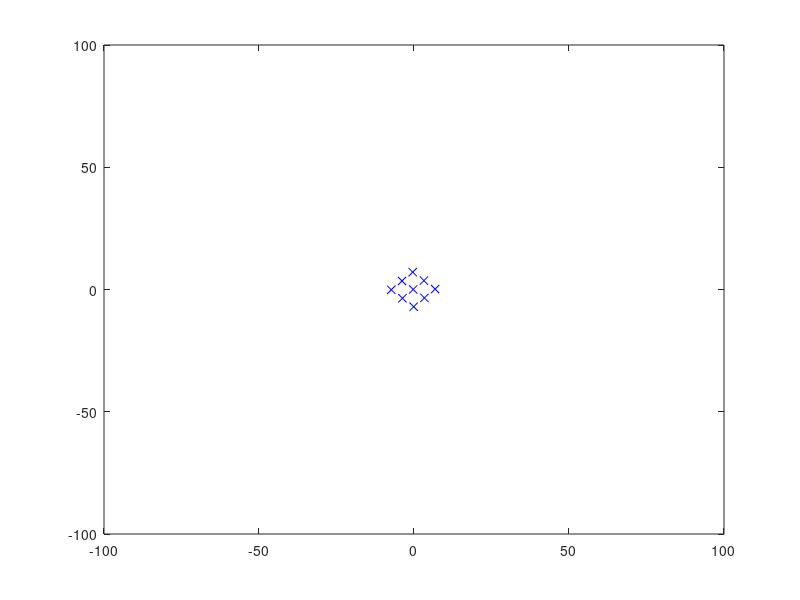

Reproduce this figure in MATLAB.
chassi = [[ 1  1  1  0  0  0 -1 -1 -1],
          [ 1  0 -1  1  0 -1 -1  0  1]];
tam = 5;


rx = 0;
ry = 0;
ang = 0.01;

desenho(1,:) = chassi(1,:) * tam;
desenho(2,:) = chassi(2,:) * tam;
          
e = randn();
d = randn();
for i=0:100
    ang = ang + (e-d)/tam;
    rx = rx + (e+d)*cos(ang)/2;
    ry = ry + (e+d)*sin(ang)/2;
    
    rot = [cos(ang) -sin(ang);
           sin(ang)  cos(ang)];
    
   # desenho(1,:) = chassi(1,:) * tam;
   # desenho(2,:) = chassi(2,:) * tam;    
     
    for i=1:9
        desenho(:,i) = rot * desenho(:,i);
        #desenho(:,i) = rot * (desenho(:,i) - desenho(:,end)); 
    end
    
    desenho(1,:) = desenho(1,:) + rx;
    desenho(2,:) = desenho(2,:) + ry;
    
    
    plot(desenho(1,:), desenho(2,:), 'bx');
    axis([-100 100 -100 100]);
    drawnow;
end